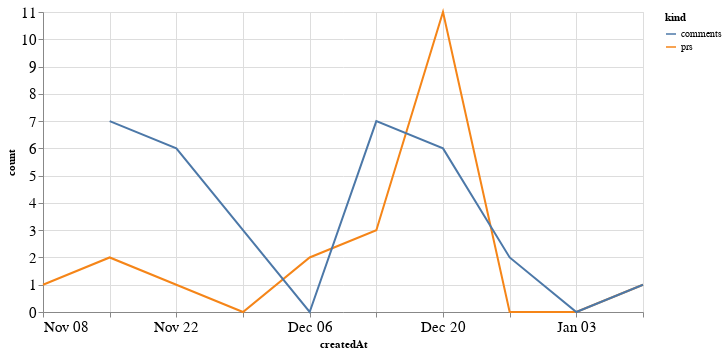

Notebook source saved alongside this figure:
### Code cell
alt.Chart(total_time, width=600).mark_line().encode(
    x='createdAt',
    y='count',
    color='kind'
)

### Figure 1 — Vega-Lite specification as saved in the notebook (floating-point values rounded to 4 significant figures)
{"config": {"axisLeft": {"labelFontSize": 15}, "axisBottom": {"labelFontSize": 15}}, "data": {"name": "data-cbb3bdcee209d274f5593391d1e82e5b"}, "mark": "line", "encoding": {"color": {"type": "nominal", "field": "kind"}, "x": {"type": "temporal", "field": "createdAt"}, "y": {"type": "quantitative", "field": "count"}}, "width": 600, "$schema": "https://vega.github.io/schema/vega-lite/v4.8.1.json", "datasets": {"data-cbb3bdcee209d274f5593391d1e82e5b": [{"createdAt": "2020-11-08T00:00:00", "kind": "prs", "count": 1.0}, {"createdAt": "2020-11-15T00:00:00", "kind": "prs", "count": 2.0}, {"createdAt": "2020-11-22T00:00:00", "kind": "prs", "count": 1.0}, {"createdAt": "2020-11-29T00:00:00", "kind": "prs", "count": 0.0}, {"createdAt": "2020-12-06T00:00:00", "kind": "prs", "count": 2.0}, {"createdAt": "2020-12-13T00:00:00", "kind": "prs", "count": 3.0}, {"createdAt": "2020-12-20T00:00:00", "kind": "prs", "count": 11.0}, {"createdAt": "2020-12-27T00:00:00", "kind": "prs", "count": 0.0}, {"createdAt": "2021-01-03T00:00:00", "kind": "prs", "count": 0.0}, {"createdAt": "2021-01-10T00:00:00", "kind": "prs", "count": 1.0}, {"createdAt": "2020-11-08T00:00:00", "kind": "comments", "count": null}, {"createdAt": "2020-11-15T00:00:00", "kind": "comments", "count": 7.0}, {"createdAt": "2020-11-22T00:00:00", "kind": "comments", "count": 6.0}, {"createdAt": "2020-11-29T00:00:00", "kind": "comments", "count": 3.0}, {"createdAt": "2020-12-06T00:00:00", "kind": "comments", "count": 0.0}, {"createdAt": "2020-12-13T00:00:00", "kind": "comments", "count": 7.0}, {"createdAt": "2020-12-20T00:00:00", "kind": "comments", "count": 6.0}, {"createdAt": "2020-12-27T00:00:00", "kind": "comments", "count": 2.0}, {"createdAt": "2021-01-03T00:00:00", "kind": "comments", "count": 0.0}, {"createdAt": "2021-01-10T00:00:00", "kind": "comments", "count": 1.0}]}}
